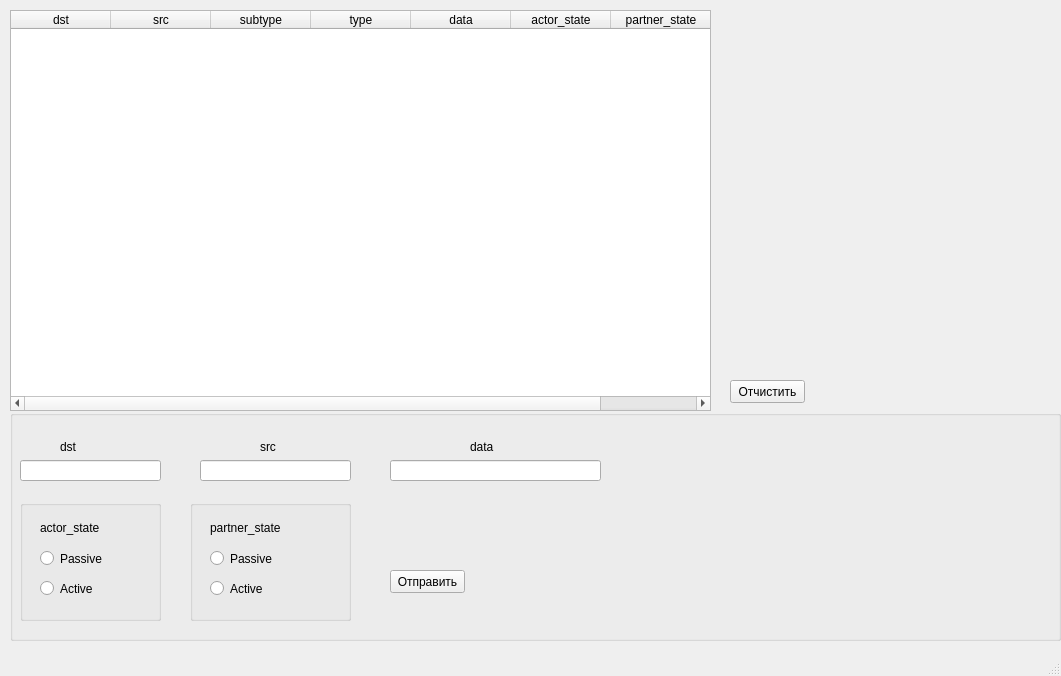
<?xml version="1.0" encoding="UTF-8"?>
<ui version="4.0">
 <class>MainWindow</class>
 <widget class="QMainWindow" name="MainWindow">
  <property name="geometry">
   <rect>
    <x>0</x>
    <y>0</y>
    <width>1061</width>
    <height>676</height>
   </rect>
  </property>
  <property name="windowTitle">
   <string>MainWindow</string>
  </property>
  <widget class="QWidget" name="centralwidget">
   <widget class="QPushButton" name="pushButton">
    <property name="geometry">
     <rect>
      <x>730</x>
      <y>380</y>
      <width>75</width>
      <height>23</height>
     </rect>
    </property>
    <property name="text">
     <string>Отчистить</string>
    </property>
   </widget>
   <widget class="QTableWidget" name="tableWidget">
    <property name="geometry">
     <rect>
      <x>10</x>
      <y>10</y>
      <width>701</width>
      <height>401</height>
     </rect>
    </property>
    <column>
     <property name="text">
      <string>dst</string>
     </property>
    </column>
    <column>
     <property name="text">
      <string>src</string>
     </property>
    </column>
    <column>
     <property name="text">
      <string>subtype</string>
     </property>
    </column>
    <column>
     <property name="text">
      <string>type</string>
     </property>
    </column>
    <column>
     <property name="text">
      <string>data</string>
     </property>
    </column>
    <column>
     <property name="text">
      <string>actor_state</string>
     </property>
    </column>
    <column>
     <property name="text">
      <string>partner_state</string>
     </property>
    </column>
   </widget>
   <widget class="QGroupBox" name="groupBox">
    <property name="geometry">
     <rect>
      <x>10</x>
      <y>410</y>
      <width>1051</width>
      <height>231</height>
     </rect>
    </property>
    <property name="title">
     <string/>
    </property>
    <widget class="QLabel" name="dst">
     <property name="geometry">
      <rect>
       <x>50</x>
       <y>30</y>
       <width>47</width>
       <height>13</height>
      </rect>
     </property>
     <property name="text">
      <string>dst</string>
     </property>
    </widget>
    <widget class="QLineEdit" name="dst_edit">
     <property name="geometry">
      <rect>
       <x>10</x>
       <y>50</y>
       <width>141</width>
       <height>21</height>
      </rect>
     </property>
    </widget>
    <widget class="QLabel" name="src">
     <property name="geometry">
      <rect>
       <x>250</x>
       <y>30</y>
       <width>47</width>
       <height>13</height>
      </rect>
     </property>
     <property name="text">
      <string>src</string>
     </property>
    </widget>
    <widget class="QLineEdit" name="src_edit">
     <property name="geometry">
      <rect>
       <x>190</x>
       <y>50</y>
       <width>151</width>
       <height>21</height>
      </rect>
     </property>
    </widget>
    <widget class="QLabel" name="data">
     <property name="geometry">
      <rect>
       <x>460</x>
       <y>30</y>
       <width>47</width>
       <height>13</height>
      </rect>
     </property>
     <property name="text">
      <string>data</string>
     </property>
    </widget>
    <widget class="QLineEdit" name="data_edit">
     <property name="geometry">
      <rect>
       <x>380</x>
       <y>50</y>
       <width>211</width>
       <height>21</height>
      </rect>
     </property>
    </widget>
    <widget class="QPushButton" name="pushButton_3">
     <property name="geometry">
      <rect>
       <x>380</x>
       <y>160</y>
       <width>75</width>
       <height>23</height>
      </rect>
     </property>
     <property name="text">
      <string>Отправить</string>
     </property>
    </widget>
    <widget class="QGroupBox" name="groupBox_2">
     <property name="geometry">
      <rect>
       <x>180</x>
       <y>90</y>
       <width>161</width>
       <height>121</height>
      </rect>
     </property>
     <property name="title">
      <string/>
     </property>
     <widget class="QRadioButton" name="partner_radioButton">
      <property name="geometry">
       <rect>
        <x>20</x>
        <y>50</y>
        <width>82</width>
        <height>17</height>
       </rect>
      </property>
      <property name="text">
       <string>Passive</string>
      </property>
     </widget>
     <widget class="QRadioButton" name="partner_radioButton2">
      <property name="geometry">
       <rect>
        <x>20</x>
        <y>80</y>
        <width>82</width>
        <height>17</height>
       </rect>
      </property>
      <property name="text">
       <string>Active</string>
      </property>
     </widget>
     <widget class="QLabel" name="partner_state">
      <property name="geometry">
       <rect>
        <x>20</x>
        <y>20</y>
        <width>71</width>
        <height>16</height>
       </rect>
      </property>
      <property name="text">
       <string>partner_state</string>
      </property>
     </widget>
    </widget>
    <widget class="QGroupBox" name="groupBox_3">
     <property name="geometry">
      <rect>
       <x>10</x>
       <y>90</y>
       <width>141</width>
       <height>121</height>
      </rect>
     </property>
     <property name="title">
      <string/>
     </property>
     <widget class="QRadioButton" name="actor_radioButton2">
      <property name="geometry">
       <rect>
        <x>20</x>
        <y>80</y>
        <width>82</width>
        <height>17</height>
       </rect>
      </property>
      <property name="text">
       <string>Active</string>
      </property>
     </widget>
     <widget class="QRadioButton" name="actor_radioButton">
      <property name="geometry">
       <rect>
        <x>20</x>
        <y>50</y>
        <width>82</width>
        <height>17</height>
       </rect>
      </property>
      <property name="text">
       <string>Passive</string>
      </property>
     </widget>
     <widget class="QLabel" name="actor_state">
      <property name="geometry">
       <rect>
        <x>20</x>
        <y>20</y>
        <width>61</width>
        <height>16</height>
       </rect>
      </property>
      <property name="text">
       <string>actor_state</string>
      </property>
     </widget>
    </widget>
   </widget>
  </widget>
  <widget class="QMenuBar" name="menubar">
   <property name="geometry">
    <rect>
     <x>0</x>
     <y>0</y>
     <width>1061</width>
     <height>21</height>
    </rect>
   </property>
  </widget>
  <widget class="QStatusBar" name="statusbar"/>
 </widget>
 <resources/>
 <connections/>
</ui>
